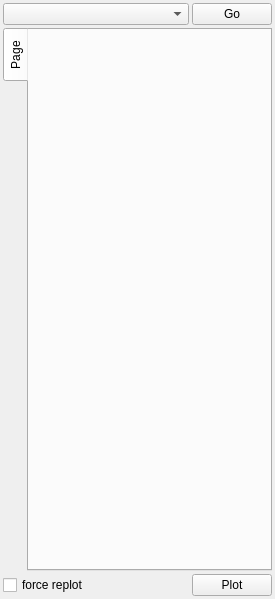
<ui version="4.0" >
 <class>PlotTab</class>
 <widget class="QWidget" name="PlotTab" >
  <property name="geometry" >
   <rect>
    <x>0</x>
    <y>0</y>
    <width>275</width>
    <height>599</height>
   </rect>
  </property>
  <property name="sizePolicy" >
   <sizepolicy vsizetype="Preferred" hsizetype="Maximum" >
    <horstretch>0</horstretch>
    <verstretch>0</verstretch>
   </sizepolicy>
  </property>
  <property name="maximumSize" >
   <size>
    <width>275</width>
    <height>16777215</height>
   </size>
  </property>
  <property name="windowTitle" >
   <string>PlotMS Plot Tab</string>
  </property>
  <property name="toolTip" >
   <string>Draw the plot using newest settings, re-reading data if needed.  Hold down shift to force re-read of data.</string>
  </property>
  <layout class="QVBoxLayout" >
   <property name="spacing" >
    <number>3</number>
   </property>
   <property name="leftMargin" >
    <number>3</number>
   </property>
   <property name="topMargin" >
    <number>3</number>
   </property>
   <property name="rightMargin" >
    <number>3</number>
   </property>
   <property name="bottomMargin" >
    <number>3</number>
   </property>
   <item>
    <layout class="QHBoxLayout" >
     <property name="spacing" >
      <number>3</number>
     </property>
     <item>
      <widget class="QComboBox" name="goChooser" >
       <property name="sizePolicy" >
        <sizepolicy vsizetype="Fixed" hsizetype="Expanding" >
         <horstretch>0</horstretch>
         <verstretch>0</verstretch>
        </sizepolicy>
       </property>
      </widget>
     </item>
     <item>
      <widget class="QPushButton" name="goButton" >
       <property name="text" >
        <string>Go</string>
       </property>
      </widget>
     </item>
    </layout>
   </item>
   <item>
    <widget class="QTabWidget" name="tabWidget" >
     <property name="tabPosition" >
      <enum>QTabWidget::West</enum>
     </property>
     <property name="currentIndex" >
      <number>0</number>
     </property>
     <widget class="QWidget" name="tab" >
      <attribute name="title" >
       <string>Page</string>
      </attribute>
     </widget>
    </widget>
   </item>
   <item>
    <layout class="QHBoxLayout" >
     <property name="spacing" >
      <number>3</number>
     </property>
     <item>
      <widget class="QCheckBox" name="forceReplotChk" >
       <property name="text" >
        <string>force replot</string>
       </property>
      </widget>
     </item>
     <item>
      <spacer>
       <property name="orientation" >
        <enum>Qt::Horizontal</enum>
       </property>
       <property name="sizeHint" >
        <size>
         <width>40</width>
         <height>20</height>
        </size>
       </property>
      </spacer>
     </item>
     <item>
      <widget class="QPushButton" name="plotButton" >
       <property name="text" >
        <string>Plot</string>
       </property>
      </widget>
     </item>
    </layout>
   </item>
  </layout>
 </widget>
 <resources>
  <include location="../Gui/PlotMSPlotter.qrc" />
 </resources>
 <connections/>
</ui>
